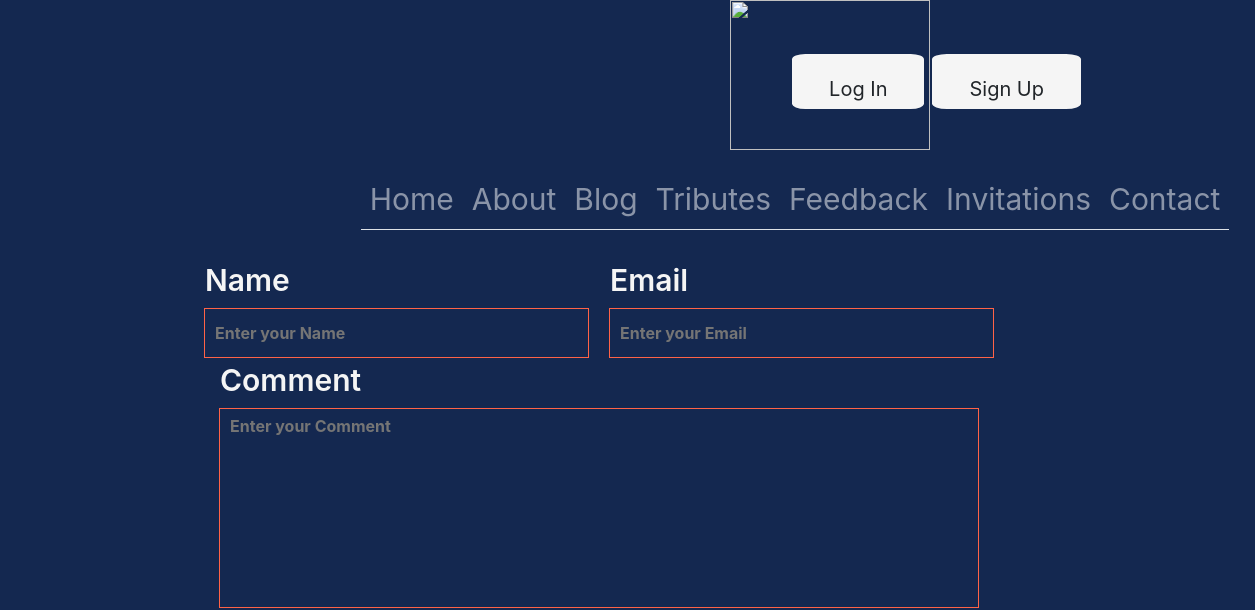
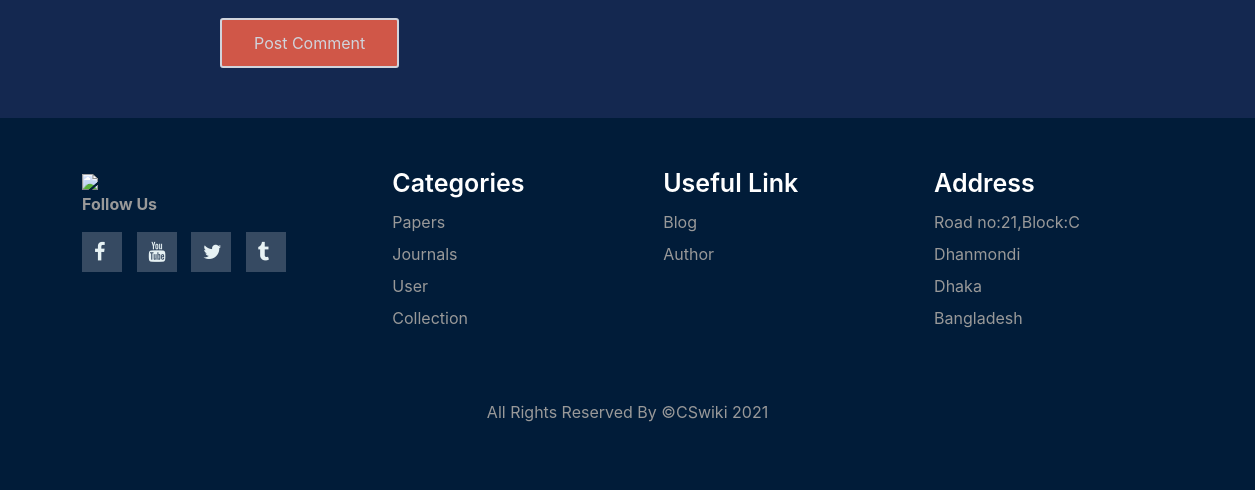
Page /php/feedback.php on the earlier database version (2 pictures, top to bottom).
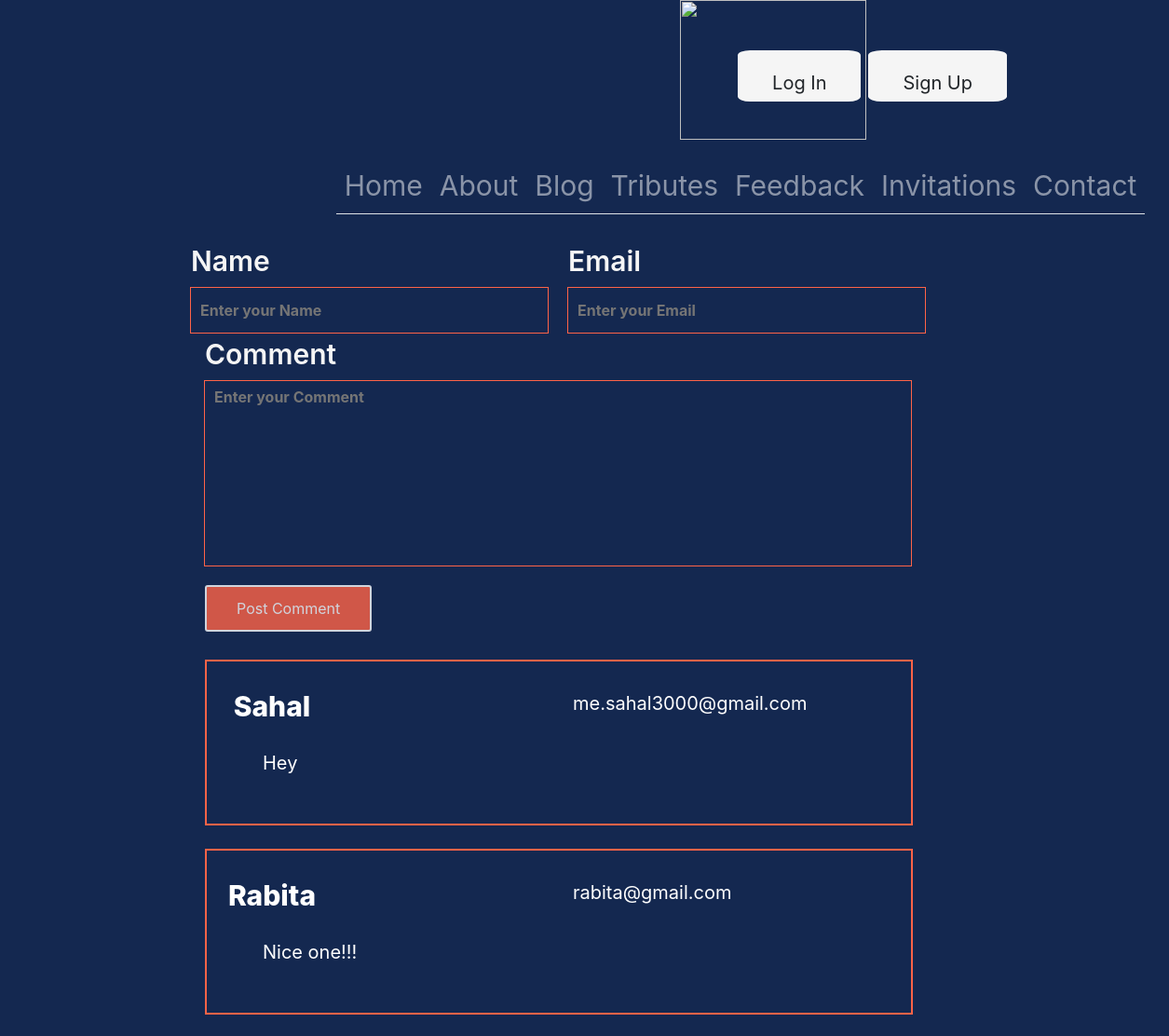
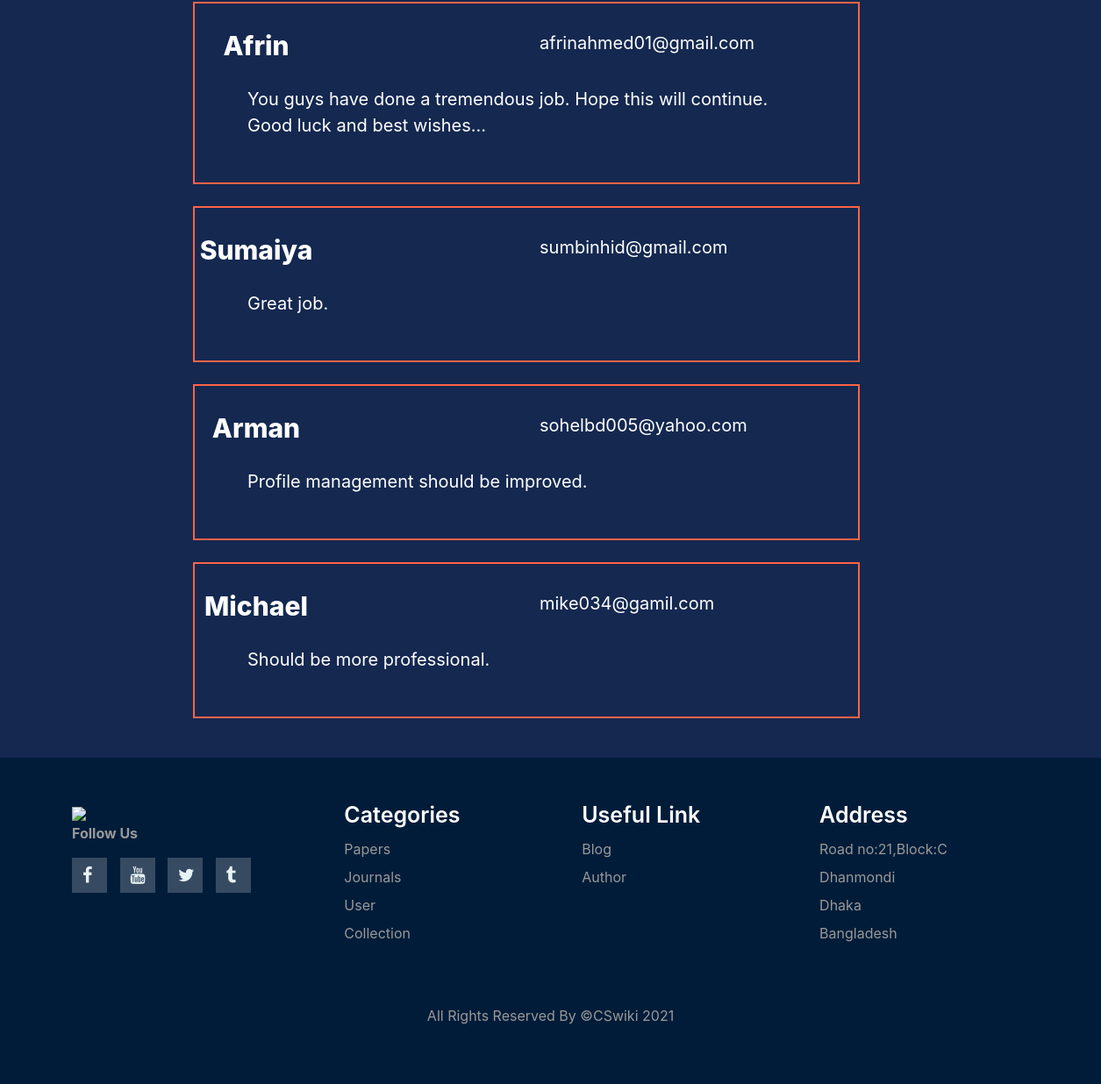
Same page on the later database version (2 pictures, top to bottom).
### tables this page shows
CREATE TABLE IF NOT EXISTS `comments` (
  `id` int(11) NOT NULL AUTO_INCREMENT,
  `name` varchar(255) NOT NULL,
  `email` varchar(255) NOT NULL,
  `comment` mediumtext NOT NULL,
  PRIMARY KEY (`id`)
);

### php/feedback.php (the view, shortened to what this page needs)
<?php
include 'feedback_config.php';
?>
<!DOCTYPE html>
<html>
<head>
	<link rel="stylesheet" type="text/css" href="../css/feedback.css">
    <link rel="stylesheet" href="https://cdnjs.cloudflare.com/ajax/libs/animate.css/4.1.1/animate.min.css" />
</head>
<body>
<header>
<div class="container-fluid" id="navs">
        <div class="row">
            <div class="top-nav d-flex justify-content-center">
                <div class="cs_img">
                </div>
                <div class="topright d-flex down">
                    <?php if (isset($_SESSION['is_login'])) { ?>
                    <div class="logbtn">
                        <a href="user_profile.php"><button type="button"
                                class="btn btn-lg"><?php echo $_SESSION['name']; ?></button></a>
                    </div>
                    <div class="logbtn">
                        <?php
                            if (isset($_POST['logout'])) {
                                session_destroy();
                                header('location:home.php');
                            }
                            ?>
                        <form method="post" action="" enctype="multipart/form-data">
                            <button type="submit" class="btn btn-lg " name="logout">Log out</button>
                        </form>
                    </div>
                    <?php } else { ?>
                    <div class="logbtn">
                        <a href="login.php"><button type="button " class="btn btn-lg ">Log In</button></a>
                    </div>
                    <div class="logbtn">
                        <a href="signup.php"><button type="button " class="btn btn-lg ">Sign Up</button></a>
                    </div>
                    <?php } ?>
                </div>
            </div>
        </div>
        <div class="row">
            <div class="low-nav d-flex  justify-content-center">
                <div>
                    <nav class="navbar  navbar-expand-lg  navbar-dark d-flex justify-content-center ">
                        <div class="collapse navbar-collapse" id="collapsibleNavbar">
                            <ul class="navbar-nav  nav-tabs hello">
                                <li class="nav-item ">
                                    <a class="nav-link" href="home.php">Home </a>
                                </li>
                                <li class="nav-item">
                                    <a class="nav-link" href="about.php">About</a>
                                </li>
                                <li class="nav-item">
                                    <a class="nav-link" href="blog.php">Blog</a>
                                </li>
                                <li class="nav-item">
                                    <a class="nav-link" href="tribute.php">Tributes</a>
                                </li>
								<li class="nav-item">
                                    <a class="nav-link" href="feedback.php">Feedback</a>
                                </li>
								<li class="nav-item">
                                    <a class="nav-link" href="invitations.php">Invitations</a>
                                </li>
                                <li class="nav-item">
                                    <a class="nav-link" href="contact.php">Contact</a>
                                </li>
                            </ul>
                        </div>
                    </nav>
                </div>
            </div>
        </div>
    </div>
		<div class="wrapper">
			<form action="" method="POST" class="form">
				<div class="row">
					<div class="input-group">
						<label for="name">Name</label>
						<input type="text" name="name" id="name" placeholder="Enter your Name" required>
					</div>
					<div class="input-group">
						<label for="email">Email</label>
						<input type="email" name="email" id="email" placeholder="Enter your Email" required>
					</div>
				</div>
				<div class="input-group textarea">
					<label for="comment">Comment</label>
					<textarea id="comment" name="comment" placeholder="Enter your Comment" required></textarea>
				</div>
				<div class="input-group">
					<button name="submit" class="btn">Post Comment</button>
				</div>
			</form>
			<div class="prev-comments">
				<?php
				$sql = "SELECT * FROM comments";
				$result = mysqli_query($conn, $sql);
				if (mysqli_num_rows($result) > 0) {
					while ($row = mysqli_fetch_assoc($result)) {
				?>
				<div class="single-item">
					<div class="row">
						<div class="col-6">
							<h4><?php echo $row['name']; ?></h4>
						</div>
						<div class="col-6">
							<a href="mailto:<?php echo $row['email']; ?>"><?php echo $row['email']; ?></a>
						</div>
					</div>
						<p><?php echo $row['comment']; ?></p>
				</div>
				<?php
					}
				}
				?>
			</div>
		</div>
    </header>
	<?php include("footer.php");?>
</body>
</html>

Differences in the rows shown:
added comments: name "Sahal", email "me.sahal3000@gmail.com", comment "Hey"
added comments: name "Rabita", email "rabita@gmail.com", comment "Nice one!!!"
added comments: name "Afrin", email "afrinahmed01@gmail.com", comment "You guys have done a tremendous job. Hope this will continue. Good luck and best wishes..."
added comments: name "Sumaiya", email "sumbinhid@gmail.com", comment "Great job."
added comments: name "Arman", email "sohelbd005@yahoo.com", comment "Profile management should be improved."
added comments: name "Michael", email "mike034@gamil.com", comment "Should be more professional."
